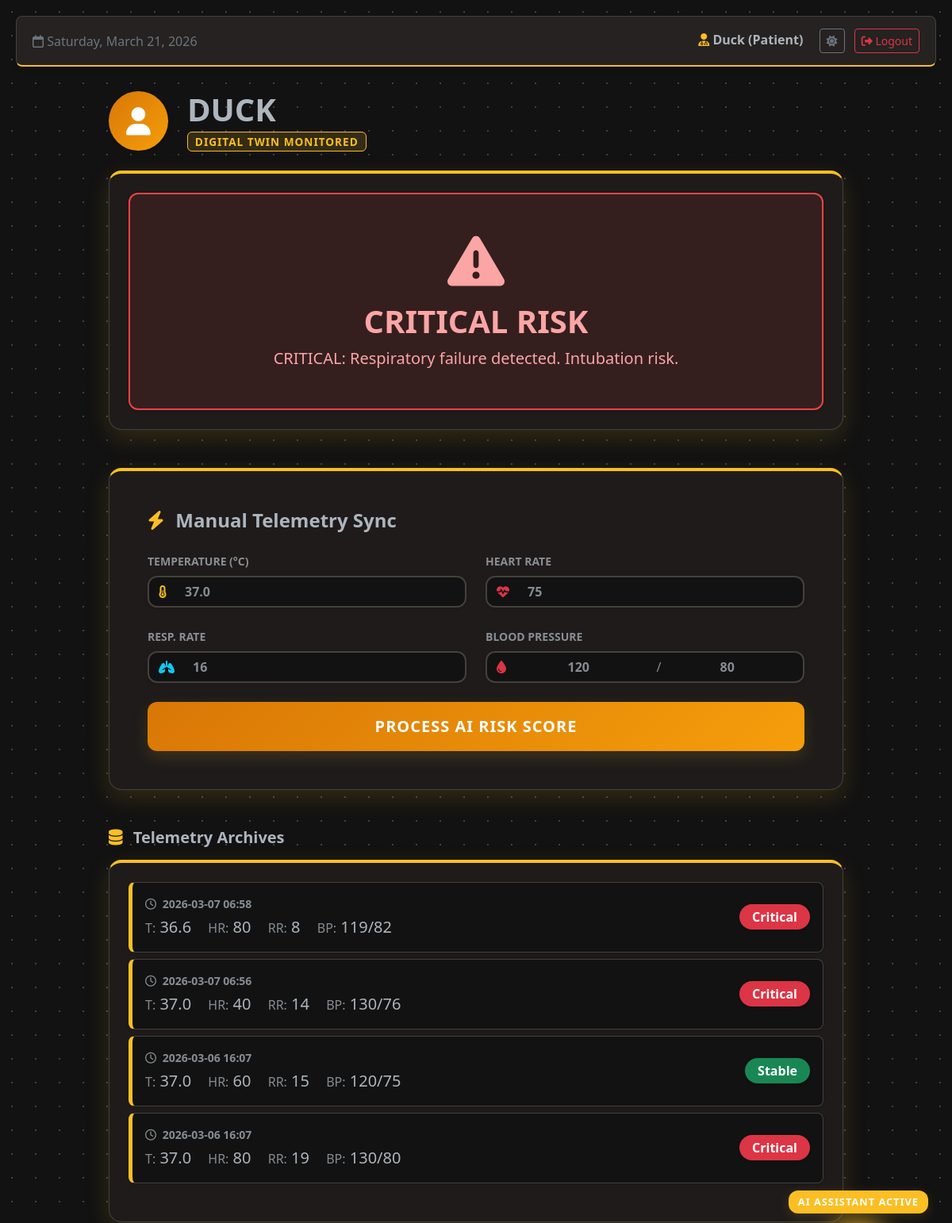
/patient_dashboard (signed in, upper part), run on an earlier commit of the app's database.
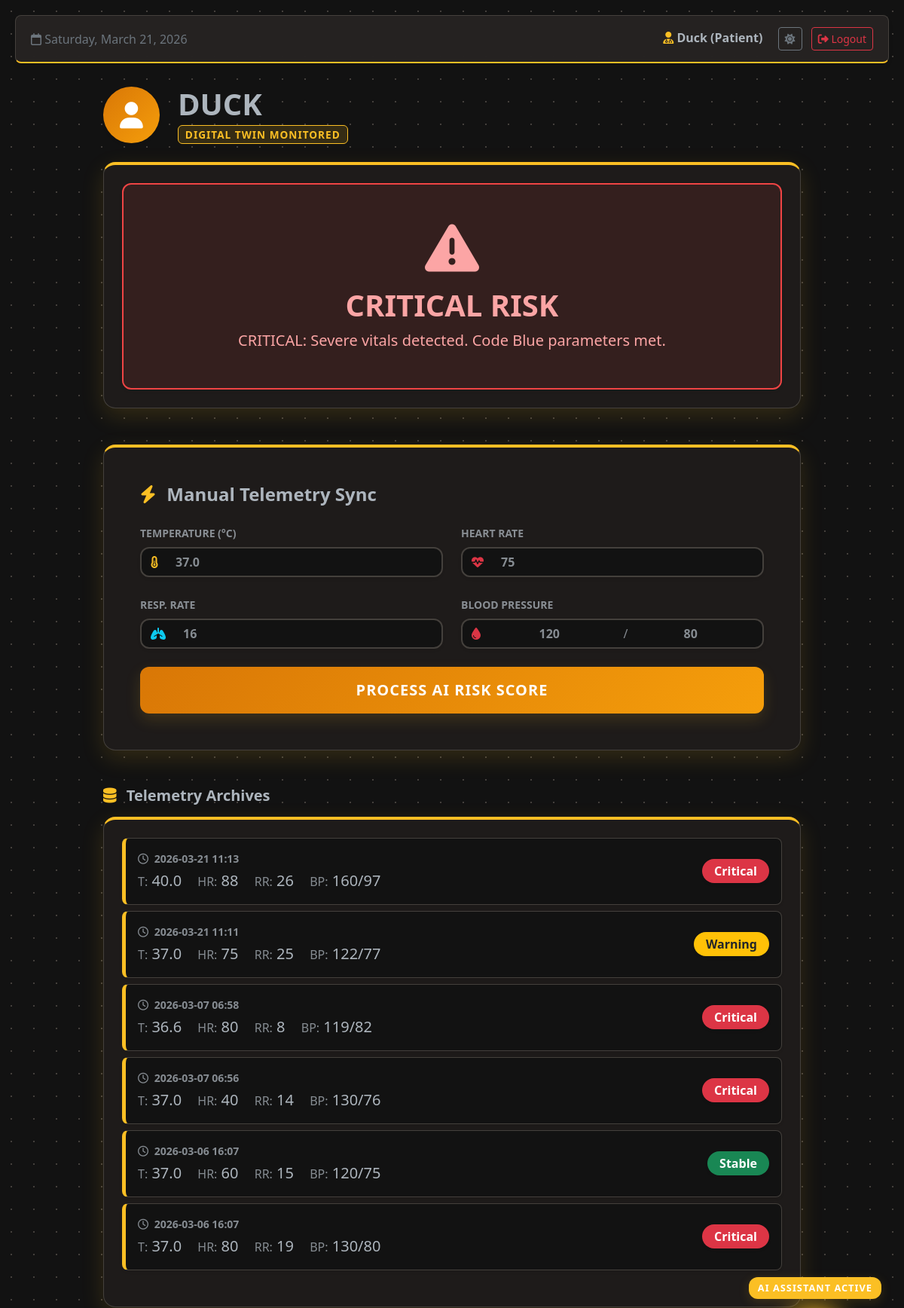
And on a later commit of the database.
### models.py (models this page shows)
class Entry(db.Model):
    id = db.Column(db.Integer, primary_key=True)
    user_id = db.Column(db.Integer, db.ForeignKey("user.id"), nullable=True)
    name = db.Column(db.String(100), nullable=False)
    temp = db.Column(db.Float, nullable=False)
    hr = db.Column(db.Integer, nullable=False)
    rr = db.Column(db.Integer, nullable=False)
    sys_bp = db.Column(db.Integer, nullable=True)
    dia_bp = db.Column(db.Integer, nullable=True)
    status = db.Column(db.String(20), nullable=False)
    advice = db.Column(db.String(200), nullable=True)
    timestamp = db.Column(db.DateTime, default=datetime.utcnow)

### app.py (the view)
@app.route("/patient_dashboard")
@login_required
def patient_dashboard():
    if current_user.role != "patient":
        return redirect(url_for("home"))
    my_entries = (
        Entry.query.filter_by(user_id=current_user.id)
        .order_by(Entry.timestamp.desc())
        .all()
    )
    current_status = my_entries[0].status if my_entries else "Unknown"
    latest_advice = my_entries[0].advice if my_entries else "No data logged yet."
    return render_template(
        "patient_home.html",
        entries=my_entries,
        status=current_status,
        advice=latest_advice,
    )

### app.py (called while the page is built)
@login_manager.user_loader
def load_user(user_id):
    return db.session.get(User, int(user_id))

### templates/patient_home.html (shortened to what the changed rows need)
{% extends "base.html" %} {% block content %}
<div class="container mt-4 mb-5">
  <div class="row mb-4">
    <div class="col-lg-10 mx-auto">
      <div class="d-flex align-items-center">
        <div>
          <h1 class="fw-bold mb-0 text-body text-uppercase">
            {{ current_user.username }}
          </h1>
        </div>
      </div>
    </div>
  </div>
  <div class="row mb-5">
    <div class="col-lg-10 mx-auto">
      <div class="yellow-card p-4 text-center">
        {% if status == 'High' or status == 'Critical' %}
        <div class="status-box status-critical shadow-sm">
          <i class="fa-solid fa-triangle-exclamation display-2 mb-3"></i>
          <h1 class="fw-bold mb-2">CRITICAL RISK</h1>
          <p class="fs-5 mb-0 fw-medium">{{ advice }}</p>
        </div>
        {% elif status == 'Warning' %}
        <div class="status-box status-warning shadow-sm">
          <i class="fa-solid fa-notes-medical display-2 mb-3"></i>
          <h1 class="fw-bold mb-2">ATTENTION ADVISED</h1>
          <p class="fs-5 mb-0 fw-medium">{{ advice }}</p>
        </div>
        {% elif status == 'Stable' %}
        <div class="status-box status-stable shadow-sm">
          <i class="fa-solid fa-heart-circle-check display-2 mb-3"></i>
          <h1 class="fw-bold mb-2">BIOMETRICS STABLE</h1>
          <p class="fs-5 mb-0 fw-medium">{{ advice }}</p>
        </div>
        {% endif %}
      </div>
    </div>
  </div>
  <div class="row mb-5 pb-5">
    <div class="col-lg-10 mx-auto">
      <div class="yellow-card p-4">
        <div id="historyContainer" class="d-flex flex-column gap-2">
          {% for entry in entries %} {% set badge_color = 'bg-success' %} {% if
          entry.status == 'High' or entry.status == 'Critical' %}{% set
          badge_color = 'bg-danger' %}{% endif %} {% if entry.status ==
          'Warning' %}{% set badge_color = 'bg-warning text-dark' %}{% endif %}
          <div
            class="history-entry p-3 d-none flex-column flex-md-row justify-content-between align-items-md-center shadow-sm"
          >
            <div>
              <div class="text-muted small fw-bold mb-1">
                <i class="fa-regular fa-clock me-1"></i> {{
                entry.timestamp.strftime('%Y-%m-%d %H:%M') }}
              </div>
              <div class="fs-5 fw-medium text-body">
                <span class="me-3"
                  ><span class="text-muted fs-6">T:</span> {{ entry.temp
                  }}</span
                >
                <span class="me-3"
                  ><span class="text-muted fs-6">HR:</span> {{ entry.hr }}</span
                >
                <span class="me-3"
                  ><span class="text-muted fs-6">RR:</span> {{ entry.rr }}</span
                >
                <span
                  ><span class="text-muted fs-6">BP:</span> {{ entry.sys_bp
                  }}/{{ entry.dia_bp }}</span
                >
              </div>
            </div>
            <div class="mt-2 mt-md-0">
              <span
                class="badge {{ badge_color }} fs-6 px-3 py-2 rounded-pill shadow-sm"
                >{{ entry.status }}</span
              >
            </div>
          </div>
          {% endfor %}
        </div>
      </div>
    </div>
  </div>
</div>
{% endblock %}

What changed in the data, as far as the page shows it:
added Entry: advice "CRITICAL: Severe vitals detected. Code Blue parameters met.", timestamp "2026-03-21 11:13", temp "40.0", hr "88", rr "26", sys_bp "160", dia_bp "97", status "Critical"
added Entry: timestamp "2026-03-21 11:11", temp "37.0", hr "75", rr "25", sys_bp "122", dia_bp "77", status "Warning"
Also different on the page:
{{ advice }}: "CRITICAL: Respiratory failure detected. Intubation risk." → "CRITICAL: Severe vitals detected. Code Blue parameters met."
